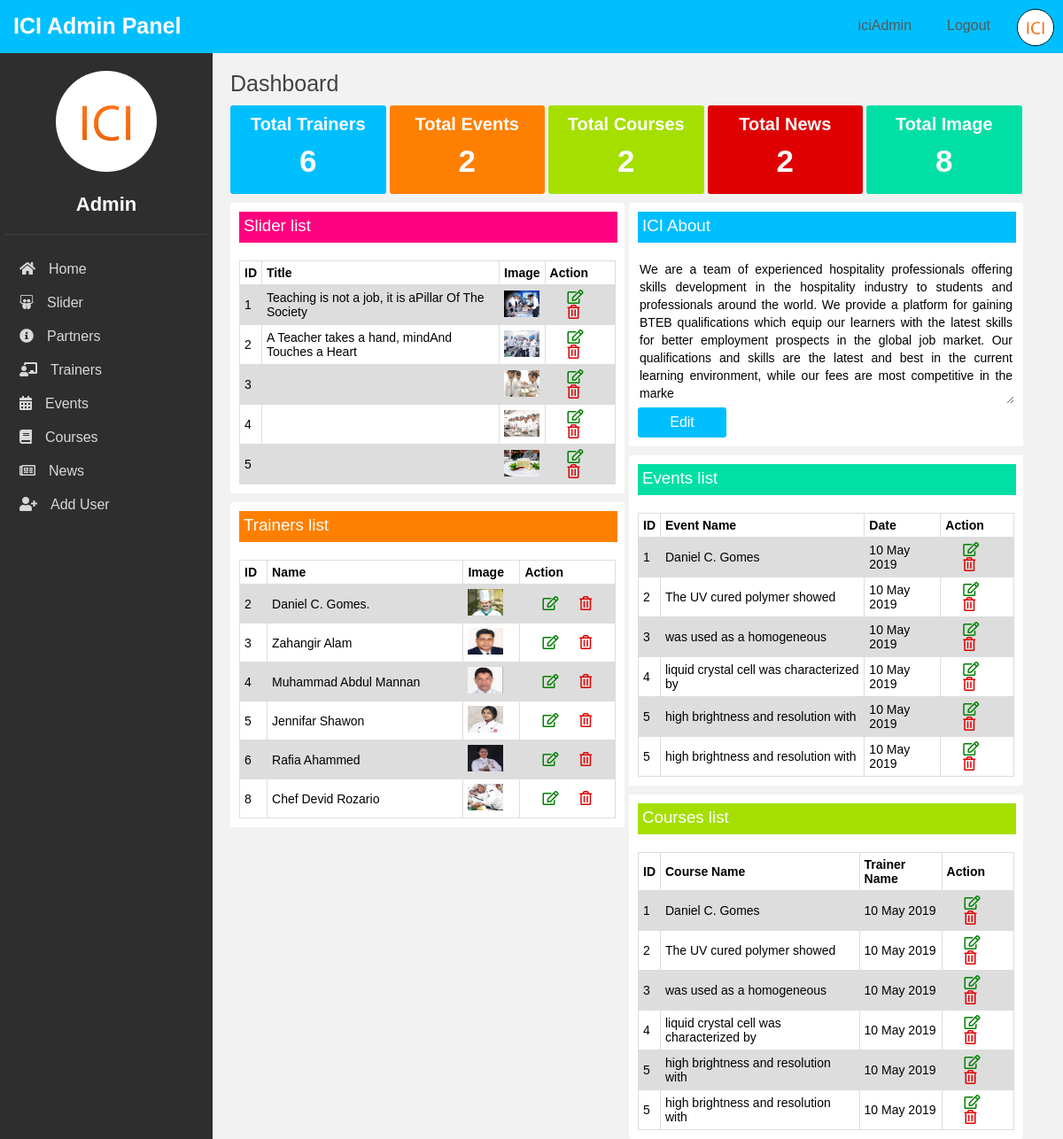
/admin/index.php (signed in), run on the app's committed database.
### tables this page shows
CREATE TABLE `users` (
  `userid` int(11) NOT NULL,
  `username` varchar(255) NOT NULL,
  `userpass` varchar(255) NOT NULL,
  `userpic` varchar(300) NOT NULL,
  `fullname` varchar(300) NOT NULL
);

CREATE TABLE `gallery` (
  `imgid` int(11) NOT NULL,
  `imtitle` varchar(300) NOT NULL,
  `img` varchar(300) NOT NULL,
  `slider` int(10) NOT NULL
);

CREATE TABLE `trainers` (
  `trainersid` int(11) NOT NULL,
  `name` varchar(300) NOT NULL,
  `detalis` varchar(1000) NOT NULL,
  `timg` varchar(300) NOT NULL,
  `Email` varchar(300) NOT NULL,
  `Phone` varchar(300) NOT NULL
);

CREATE TABLE `about` (
  `id` int(11) NOT NULL,
  `about` varchar(1000) NOT NULL,
  `vlink` varchar(500) NOT NULL
);

### admin/conf/class.php (called while the page is built, shortened)
<?php
	class icibd{
		public function userdata($username){
			global $conn;
			$query = $conn->prepare("SELECT * FROM users WHERE  username=? ");
			$query->bindValue(1, $username);
			$query->execute();
			return $query->fetch();
		}
		public function about(){
			global $conn ;
			$query = $conn->prepare("SELECT * FROM 	about ");
			$query-> execute();
			return $query->fetchAll ();
		}
		public function slider(){
			global $conn ;
			$query = $conn->prepare("SELECT * FROM 	gallery WHERE slider='1' ");
			$query-> execute();
			return $query->fetchAll ();
		}
		public function trainers(){
			global $conn ;
			$query = $conn->prepare("SELECT * FROM 	trainers ");
			$query-> execute();
			return $query->fetchAll ();
		}
	}
?>

### admin/index.php (the view, shortened to what this page needs)
<?php include 'inc/header.php'; ?>
	<div class="admincontent">
		<?php include 'inc/desbord.php'; ?>
		<div class="cleft">
		<div class="Sliderlist">
			<h3 class="pink" >Slider list </h3>
			<table>
				<tr>
					<th>ID</th>
					<th>Title</th>
					<th>Image</th>
					<th>Action</th>
				</tr>
			<?php
				$icislider = new icibd;
				$sliders = $icislider->slider();
				foreach ($sliders as $icislider) {?>
				<tr>
				  	<td><?php echo $icislider['imgid']; ?></td>
				  	<td><?php echo $icislider['imtitle']; ?></td>
				  	<td><img src="../img/gallery/<?php echo $icislider['img']; ?>"></td>
				  	<td>
				  		<a href="#"><i class="far fa-edit cgreen"></i></a>
				  		<a href="#"><i class="far fa-trash-alt cred"></i></a>
				  	</td>
				</tr>
			<?php } ?>
			</table>
		</div>
		<div class="Sliderlist">
			<h3 class="orge" >Trainers list</h3>
			<table>
				  <tr>
				    <th>ID</th>
				    <th>Name</th>
				    <th>Image</th>
				    <th>Action</th>
				  </tr>
			<?php
				$icitrainer = new icibd;
				$trainers = $icitrainer->trainers();
				foreach ($trainers as $icitrainer) {?>
				<tr>
				  	<td><?php echo $icitrainer['trainersid']; ?></td>
				  	<td><?php echo $icitrainer['name']; ?></td>
				  	<td><img src="../img/trainar/<?php echo $icitrainer['timg']; ?>"></td>
				  	<td>
				  		<a href="#"><i class="far fa-edit cgreen"></i></a>
				  		<a href="trainers.php?tdelet&$tid=<?php echo $icitrainer['trainersid']; ?>"><i class="far fa-trash-alt cred"></i></a>
				  	</td>
				</tr>
				<?php } ?>
			</table>
		</div>
	</div>
	<div class="cright">
		<div class="Sliderlist">
			<h3 class="blu" >ICI About</h3>
			<form id="aedit" action="" method="POST" >
					<?php
						$about = new icibd;
						$aboutus = $about->about();
						foreach ($aboutus as $about) {?>
							<textarea name="about" rows="8"><?php echo $about['about']; ?></textarea>
					<?php } ?>
				<input class="blu"  type="submit" name="aboutedit" value="Edit" >
			</form>
		</div>
		<div class="Sliderlist">
			<h3 class="parple" >Events list</h3>
			<table>
				  <tr>
				    <th>ID</th>
				    <th>Event Name</th>
				    <th>Date</th>
				    <th>Action</th>
				  </tr>
				<tr>
				  	<td>1</td>
				  	<td>Daniel C. Gomes</td>
				  	<td>10 May 2019</td>
				  	<td>
				  		<a href="#"><i class="far fa-edit cgreen"></i></a>
				  		<a href="#"><i class="far fa-trash-alt cred"></i></a>
				  	</td>
				</tr>
				<tr>
				  	<td>2</td>
				  	<td>The UV cured polymer showed</td>
				  	<td>10 May 2019</td>
				  	<td>
				  		<a href="#"><i class="far fa-edit cgreen"></i></a>
				  		<a href="#"><i class="far fa-trash-alt cred"></i></a>
				  	</td>
				</tr>
				<tr>
				  	<td>3</td>
				  	<td>was used as a homogeneous</td>
				  	<td>10 May 2019</td>
				  	<td>
				  		<a href="#"><i class="far fa-edit cgreen"></i></a>
				  		<a href="#"><i class="far fa-trash-alt cred"></i></a>
				  	</td>
				</tr>
				<tr>
				  	<td>4</td>
				  	<td>liquid crystal cell was characterized by</td>
				  	<td>10 May 2019</td>
				  	<td>
				  		<a href="#"><i class="far fa-edit cgreen"></i></a>
				  		<a href="#"><i class="far fa-trash-alt cred"></i></a>
				  	</td>
				</tr>
				<tr>
				  	<td>5</td>
				  	<td>high brightness and resolution with</td>
				  	<td>10 May 2019</td>
				  	<td>
				  		<a href="#"><i class="far fa-edit cgreen"></i></a>
				  		<a href="#"><i class="far fa-trash-alt cred"></i></a>
				  	</td>
				</tr>
				<tr>
				  	<td>5</td>
				  	<td>high brightness and resolution with</td>
				  	<td>10 May 2019</td>
				  	<td>
				  		<a href="#"><i class="far fa-edit cgreen"></i></a>
				  		<a href="#"><i class="far fa-trash-alt cred"></i></a>
				  	</td>
				</tr>
			</table>
		</div>
		<div class="Sliderlist">
			<h3 class="green" >Courses list</h3>
			<table>
				  <tr>
				    <th>ID</th>
				    <th>Course Name</th>
				    <th>Trainer Name</th>
				    <th>Action</th>
				  </tr>
				<tr>
				  	<td>1</td>
				  	<td>Daniel C. Gomes</td>
				  	<td>10 May 2019</td>
				  	<td>
				  		<a href="#"><i class="far fa-edit cgreen"></i></a>
				  		<a href="#"><i class="far fa-trash-alt cred"></i></a>
				  	</td>
				</tr>
				<tr>
				  	<td>2</td>
				  	<td>The UV cured polymer showed</td>
				  	<td>10 May 2019</td>
				  	<td>
				  		<a href="#"><i class="far fa-edit cgreen"></i></a>
				  		<a href="#"><i class="far fa-trash-alt cred"></i></a>
				  	</td>
				</tr>
				<tr>
				  	<td>3</td>
				  	<td>was used as a homogeneous</td>
				  	<td>10 May 2019</td>
				  	<td>
				  		<a href="#"><i class="far fa-edit cgreen"></i></a>
				  		<a href="#"><i class="far fa-trash-alt cred"></i></a>
				  	</td>
				</tr>
				<tr>
				  	<td>4</td>
				  	<td>liquid crystal cell was characterized by</td>
				  	<td>10 May 2019</td>
				  	<td>
				  		<a href="#"><i class="far fa-edit cgreen"></i></a>
				  		<a href="#"><i class="far fa-trash-alt cred"></i></a>
				  	</td>
				</tr>
				<tr>
				  	<td>5</td>
				  	<td>high brightness and resolution with</td>
				  	<td>10 May 2019</td>
				  	<td>
				  		<a href="#"><i class="far fa-edit cgreen"></i></a>
				  		<a href="#"><i class="far fa-trash-alt cred"></i></a>
				  	</td>
				</tr>
				<tr>
				  	<td>5</td>
				  	<td>high brightness and resolution with</td>
				  	<td>10 May 2019</td>
				  	<td>
				  		<a href="#"><i class="far fa-edit cgreen"></i></a>
				  		<a href="#"><i class="far fa-trash-alt cred"></i></a>
				  	</td>
				</tr>
			</table>
		</div>
	</div>
	</div>
</div>
</body>
</html>

### admin/inc/header.php (shortened to what this page needs)
<?php
	include 'conf/conn.php';
	include 'conf/class.php';
?>
<!DOCTYPE html>
<html>
<head>
	<link rel="stylesheet" type="text/css" href="css/style.css">
	<link rel="stylesheet" href="https://use.fontawesome.com/releases/v5.5.0/css/all.css">
</head>
<body>
<div class="cotener">
<div class="header">
	<h1> ICI Admin Panel</h1>
	<ul>
		<?php
		if (isset($_SESSION['username'])) {
			$id = $_SESSION['username'];
			$iciuser = new icibd;
			$data = $iciuser->userdata($id);?>
			<li><img src="img/<?php echo $data['userpic']?>"></li>
			<li><p><a href="logout.php">Logout</a></p></li>
			<li><p><a href=""><?php echo $data['username']?></a></p></li>
	</ul>
</div>
<div class="adminmanu bgcolor">
	<div class="adminprofile">
		<img src="img/<?php echo $data['userpic']?>">
		<h1><?php echo $data['fullname']?></h1>
	</div>
	<div class="nav">
		<ul>
			<li><i class="fas fa-home"></i><a href="index.php">Home</a></li>
			<li><i class="fab fa-slideshare"></i><a href="image.php">Slider</a></li>
			<li><i class="fas fa-info-circle"></i><a href="partner.php">Partners</a></li>
			<li><i class="fas fa-chalkboard-teacher"></i><a href="trainers.php">Trainers</a></li>
			<li><i class="fas fa-calendar-alt"></i><a href="event.php">Events</a></li>
			<li><i class="fas fa-book"></i><a href="cources.php">Courses</a></li>
			<li><i class="far fa-newspaper"></i><a href="news.php">News</a></li>
			<li><i class="fas fa-user-plus"></i><a href="">Add User</a></li>
		</ul>
	</div>
</div>
<?php }	?>

### admin/css/style.css (style rules this page uses)
body { margin:0; padding:0; background-color: #F2F2F2 }
h1,h2,h3,h4,h5,h6,b,p,a { margin: 0; padding: 0; text-decoration: none; color: #585858; font-family: "Trebuchet MS" , Verdana, Helvetica, Sans-Serif !important; }
li { list-style: none;margin: 0; }
ul { margin: 0;padding: 0; }
textarea { width: 99%; padding-top: 20px; border:none; text-align: justify; font-family: arial; line-height: 20px; font-size: 14px; }
table { font-family: arial, sans-serif; border-collapse: collapse; width: 100%; margin-top: 20px; }
table img { width:40px; height: 30px; }
table i { padding-left: 20px; font-size: 16px; }
td, th { border: 1px solid #dddddd; text-align: left; padding: 5px; font-size: 14px; }
tr:nth-child(even) { background-color: #dddddd; }
.blu { background-color:#00BFFF; }
.orge { background-color: #FF8000; }
.green { background-color: #A5DF00; }
.parple { background-color: #01DFA5; }
.pink { background-color:#FF0080; }
.cred { color: #DF0101; }
.cgreen { color: green; }
.bgcolor { background-color: #2E2E2E }
.header { width: 100%; height: 60px; overflow: hidden; background-color:#00BFFF; position: fixed; }
.header h1 { color: #fff; padding: 0; margin: 0; padding: 15px; float: left; font-size: 25px; font-family: "Trebuchet MS" , Verdana, Helvetica, Sans-Serif !important; }
.header ul { float: right; }
.header ul li { float: right; margin: 0; padding: 10px; font-family: 'Montserrat', sans-serif; }
.header p { color: #fff; padding: 10px; }
.header ul img { width:40px; border-radius: 100%; border:1px solid #000; }
.admincontent { width: 75%; height: 1000px; padding: 20px; margin-left: 20%; float: left; margin-top: 60px; background-color: none; }
.adminmanu { width:20%; bottom: 0; top: 60px; position: fixed; }
.nav { width: 90%; margin: 0px auto; margin-top: 20px; }
.nav ul { margin: 0; padding: 0; }
.nav ul li { padding:10px; }
.nav ul i { color: #D8D8D8; margin-right:5px; }
.nav ul li a { color: #D8D8D8; font-size: 16px; padding:10px; font-family: arial; }
.adminprofile { width:95%; height: auto; margin: 0px auto; margin-top: 20px; text-align: center; border-bottom: 1px solid #424242; }
.adminprofile img { width:50%; border-radius: 100%; }
.adminprofile h1 { font-size: 22px; color: #fff; padding-top: 20px; padding-bottom: 20px; }
.cleft { float: left; width: 50%; }
.cright { float: left; width: 50%; }
.Sliderlist { width: 94.5%; height: auto; margin-top: 10px; background-color: #fff; border-radius: 3px; padding: 10px; }
.Sliderlist h3 { width: 98%; height: 25px; padding: 5px; margin: 0; color: #fff; font-weight: normal; }
#aedit input[type=submit] { border:0; color: #fff; padding: 8px; font-size: 16px; width: 100px; border-radius: 3px; }

### data on the page
users: userpic (placeholder picture), username "iciAdmin", fullname "Admin"
gallery: imgid "1", imtitle "Teaching is not a job, it is aPillar Of The Society", img (picture)
gallery: imgid "2", imtitle "A Teacher takes a hand, mind And Touches a Heart", img (picture)
gallery: imgid "3", img (picture)
gallery: imgid "4", img (picture)
gallery: imgid "5", img (picture)
trainers: trainersid "2", name "Daniel C. Gomes.", shows a picture
trainers: trainersid "3", name "Zahangir Alam", shows a picture
trainers: trainersid "4", name "Muhammad Abdul Mannan", shows a picture
trainers: trainersid "5", name "Jennifar Shawon", shows a picture
trainers: trainersid "6", name "Rafia Ahammed", shows a picture
trainers: trainersid "8", name "Chef Devid Rozario", shows a picture
about: about "We are a team of experienced hospitality professionals offering skills development in the hospitality industry to students and professionals around the world. We provide a platform for gaining BTEB qualifications which equip our learners with the latest skills for better employment prospects in the global job market. Our qualifications and skills are the latest and best in the current learning environment, while our fees are most competitive in the marke"

### other printed values
$count "6"
$count "2"
$count "8"
